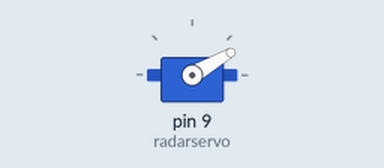
Recording of a sketch running on a simulated Arduino Uno, built with avr-gcc and run on an emulated ATmega328P. Parts: servo. What the sketch prints to the serial monitor is not drawn.

Above: at 0.05 s.
At 0.15 s:
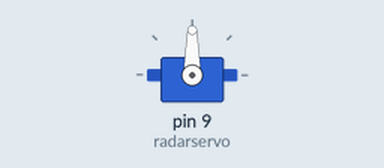
At 0.3 s:
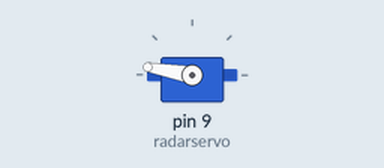
At 0.6 s:
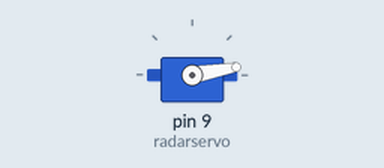
Timing chart, 0 to 3.0 s (numbered marks = the images above):
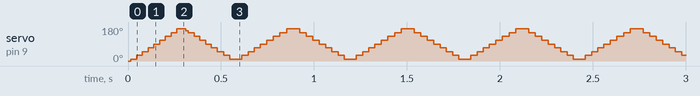

The sketch:

bp2_17.ino
```cpp
#include <Servo.h>
const int trigpin=8;
const int echopin=7;
Servo radarservo;
int aci;
long mesafeolcumu()
{
  long sure;
  long uzaklik;
  digitalWrite(trigpin,LOW);
  delayMicroseconds(5);
  digitalWrite(trigpin,HIGH);
  delayMicroseconds(5);
  digitalWrite(trigpin,LOW);
  sure=pulseIn(echopin,HIGH,11600);
  uzaklik=sure/29.1/2;
  if(uzaklik>200||uzaklik<1)
  uzaklik=0;
  return uzaklik;
}
void ekranayazdir(int acideger,long uzaklikdeger)
{
  Serial.print("aci=");
  Serial.print(acideger);
  Serial.print("uzaklik");
  Serial.print(uzaklikdeger);
}
void setup()
{
pinMode(trigpin,OUTPUT);
pinMode(echopin,INPUT);
radarservo.attach(9);
Serial.begin(9600);

}

void loop() {
 for(aci=0;aci<180;aci+=10)
{
  radarservo.write(aci);
  delay(15);
  ekranayazdir(aci,mesafeolcumu);
}
 for(aci=180;aci>=1;aci-=10)
{
  radarservo.write(aci);
  delay(15);
  ekranayazdir(aci,mesafeolcumu);
}
}
```
